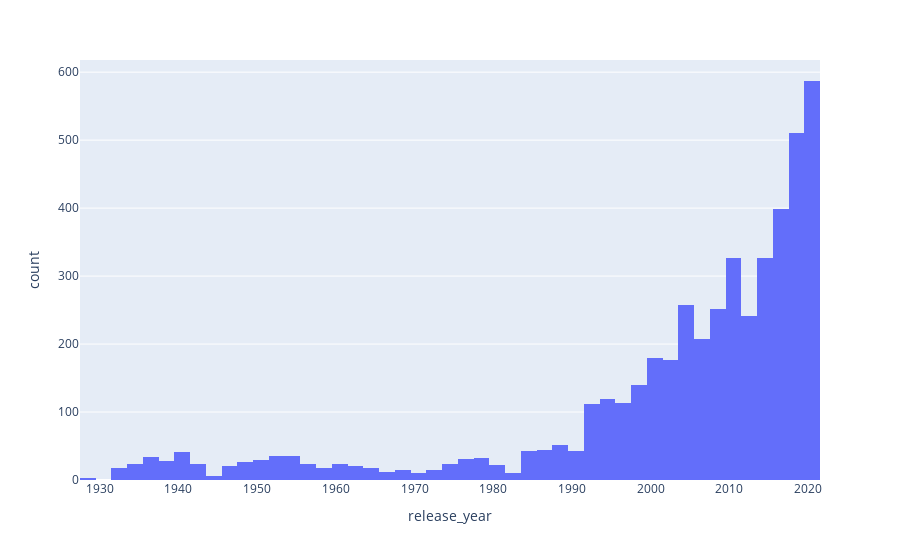

Write notebook code for a chart like this one.
### Code cell
px.histogram(data_processed, x="release_year")

### Figure 1 — Plotly figure (JSON) as saved in the notebook; plotly's stock layout.template omitted (floating-point values rounded to 4 significant figures; data arrays with more than 128 entries replaced by an {"elided": "..."} marker saying what was removed)
{"data": [{"alignmentgroup": "True", "bingroup": "x", "hovertemplate": "release_year=%{x}<br>count=%{y}<extra></extra>", "legendgroup": "", "marker": {"color": "#636efa", "pattern": {"shape": ""}}, "name": "", "offsetgroup": "", "orientation": "v", "showlegend": false, "type": "histogram", "x": {"elided": "4733 int values"}, "xaxis": "x", "yaxis": "y"}], "layout": {"barmode": "relative", "legend": {"tracegroupgap": 0}, "margin": {"t": 60}, "xaxis": {"anchor": "y", "domain": [0, 1], "title": {"text": "release_year"}}, "yaxis": {"anchor": "x", "domain": [0, 1], "title": {"text": "count"}}}}
